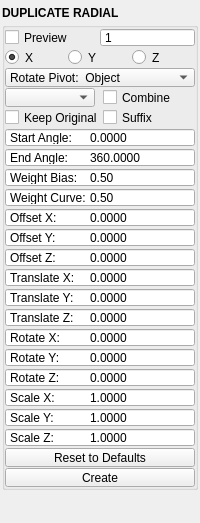
<?xml version="1.0" encoding="UTF-8"?>
<ui version="4.0">
 <class>QtUi</class>
 <widget class="QMainWindow" name="QtUi">
  <property name="geometry">
   <rect>
    <x>0</x>
    <y>0</y>
    <width>200</width>
    <height>523</height>
   </rect>
  </property>
  <property name="tabShape">
   <enum>QTabWidget::Triangular</enum>
  </property>
  <property name="dockNestingEnabled">
   <bool>true</bool>
  </property>
  <property name="dockOptions">
   <set>QMainWindow::AllowNestedDocks|QMainWindow::AllowTabbedDocks|QMainWindow::AnimatedDocks|QMainWindow::ForceTabbedDocks</set>
  </property>
  <property name="enabled" stdset="0">
   <bool>true</bool>
  </property>
  <property name="accessibleDescription">
   <string>Duplicate objects in a circle or arc around the object pivot or world origin.</string>
  </property>
  <widget class="QWidget" name="central_widget">
   <property name="minimumSize">
    <size>
     <width>200</width>
     <height>0</height>
    </size>
   </property>
   <property name="palette">
    <palette>
     <active>
      <colorrole role="Highlight">
       <brush brushstyle="SolidPattern">
        <color alpha="255">
         <red>168</red>
         <green>152</green>
         <blue>250</blue>
        </color>
       </brush>
      </colorrole>
     </active>
     <inactive>
      <colorrole role="Highlight">
       <brush brushstyle="SolidPattern">
        <color alpha="255">
         <red>168</red>
         <green>152</green>
         <blue>250</blue>
        </color>
       </brush>
      </colorrole>
     </inactive>
     <disabled>
      <colorrole role="Highlight">
       <brush brushstyle="SolidPattern">
        <color alpha="255">
         <red>168</red>
         <green>152</green>
         <blue>250</blue>
        </color>
       </brush>
      </colorrole>
     </disabled>
    </palette>
   </property>
   <layout class="QVBoxLayout" name="verticalLayout_2">
    <property name="leftMargin">
     <number>2</number>
    </property>
    <property name="topMargin">
     <number>2</number>
    </property>
    <property name="rightMargin">
     <number>2</number>
    </property>
    <property name="bottomMargin">
     <number>2</number>
    </property>
    <property name="spacing">
     <number>2</number>
    </property>
    <item>
     <layout class="QVBoxLayout" name="verticalLayout">
      <property name="spacing">
       <number>0</number>
      </property>
      <item>
       <widget class="Header" name="header">
        <property name="minimumSize">
         <size>
          <width>0</width>
          <height>19</height>
         </size>
        </property>
        <property name="maximumSize">
         <size>
          <width>16777215</width>
          <height>19</height>
         </size>
        </property>
        <property name="font">
         <font>
          <weight>75</weight>
          <bold>true</bold>
         </font>
        </property>
        <property name="text">
         <string>DUPLICATE RADIAL</string>
        </property>
       </widget>
      </item>
      <item>
       <widget class="QGroupBox" name="radialArray">
        <property name="sizePolicy">
         <sizepolicy hsizetype="Preferred" vsizetype="Fixed">
          <horstretch>0</horstretch>
          <verstretch>0</verstretch>
         </sizepolicy>
        </property>
        <property name="title">
         <string/>
        </property>
        <layout class="QGridLayout" name="gridLayout">
         <property name="leftMargin">
          <number>0</number>
         </property>
         <property name="topMargin">
          <number>0</number>
         </property>
         <property name="rightMargin">
          <number>0</number>
         </property>
         <property name="bottomMargin">
          <number>0</number>
         </property>
         <property name="horizontalSpacing">
          <number>0</number>
         </property>
         <property name="verticalSpacing">
          <number>1</number>
         </property>
         <item row="20" column="1" colspan="2">
          <widget class="DoubleSpinBox" name="s003">
           <property name="minimumSize">
            <size>
             <width>0</width>
             <height>19</height>
            </size>
           </property>
           <property name="maximumSize">
            <size>
             <width>16777215</width>
             <height>19</height>
            </size>
           </property>
           <property name="toolTip">
            <string>Duplicate: rotate X amount</string>
           </property>
           <property name="buttonSymbols">
            <enum>QAbstractSpinBox::NoButtons</enum>
           </property>
           <property name="prefix">
            <string>Rotate X:	</string>
           </property>
           <property name="decimals">
            <number>4</number>
           </property>
           <property name="minimum">
            <double>-9999999.000000000000000</double>
           </property>
           <property name="maximum">
            <double>9999999.000000000000000</double>
           </property>
           <property name="singleStep">
            <double>1.000000000000000</double>
           </property>
           <property name="value">
            <double>0.000000000000000</double>
           </property>
          </widget>
         </item>
         <item row="15" column="1" colspan="2">
          <widget class="DoubleSpinBox" name="s012">
           <property name="minimumSize">
            <size>
             <width>0</width>
             <height>19</height>
            </size>
           </property>
           <property name="maximumSize">
            <size>
             <width>16777215</width>
             <height>19</height>
            </size>
           </property>
           <property name="toolTip">
            <string>Duplicate: offset Z amount</string>
           </property>
           <property name="alignment">
            <set>Qt::AlignLeading|Qt::AlignLeft|Qt::AlignVCenter</set>
           </property>
           <property name="buttonSymbols">
            <enum>QAbstractSpinBox::NoButtons</enum>
           </property>
           <property name="prefix">
            <string>Offset Z:	</string>
           </property>
           <property name="decimals">
            <number>4</number>
           </property>
           <property name="minimum">
            <double>-9999999.000000000000000</double>
           </property>
           <property name="maximum">
            <double>9999999.000000000000000</double>
           </property>
           <property name="singleStep">
            <double>0.100000000000000</double>
           </property>
           <property name="value">
            <double>0.000000000000000</double>
           </property>
          </widget>
         </item>
         <item row="23" column="1" colspan="2">
          <widget class="DoubleSpinBox" name="s006">
           <property name="minimumSize">
            <size>
             <width>0</width>
             <height>19</height>
            </size>
           </property>
           <property name="maximumSize">
            <size>
             <width>16777215</width>
             <height>19</height>
            </size>
           </property>
           <property name="toolTip">
            <string>Duplicate: scale X amount</string>
           </property>
           <property name="buttonSymbols">
            <enum>QAbstractSpinBox::NoButtons</enum>
           </property>
           <property name="prefix">
            <string>Scale X:	</string>
           </property>
           <property name="decimals">
            <number>4</number>
           </property>
           <property name="minimum">
            <double>-9999999.000000000000000</double>
           </property>
           <property name="maximum">
            <double>9999999.000000000000000</double>
           </property>
           <property name="singleStep">
            <double>0.100000000000000</double>
           </property>
           <property name="value">
            <double>1.000000000000000</double>
           </property>
          </widget>
         </item>
         <item row="24" column="1" colspan="2">
          <widget class="DoubleSpinBox" name="s007">
           <property name="minimumSize">
            <size>
             <width>0</width>
             <height>19</height>
            </size>
           </property>
           <property name="maximumSize">
            <size>
             <width>16777215</width>
             <height>19</height>
            </size>
           </property>
           <property name="toolTip">
            <string>Duplicate: scale Y amount</string>
           </property>
           <property name="buttonSymbols">
            <enum>QAbstractSpinBox::NoButtons</enum>
           </property>
           <property name="prefix">
            <string>Scale Y:	</string>
           </property>
           <property name="decimals">
            <number>4</number>
           </property>
           <property name="minimum">
            <double>-9999999.000000000000000</double>
           </property>
           <property name="maximum">
            <double>9999999.000000000000000</double>
           </property>
           <property name="singleStep">
            <double>0.100000000000000</double>
           </property>
           <property name="value">
            <double>1.000000000000000</double>
           </property>
          </widget>
         </item>
         <item row="21" column="1" colspan="2">
          <widget class="DoubleSpinBox" name="s004">
           <property name="minimumSize">
            <size>
             <width>0</width>
             <height>19</height>
            </size>
           </property>
           <property name="maximumSize">
            <size>
             <width>16777215</width>
             <height>19</height>
            </size>
           </property>
           <property name="toolTip">
            <string>Duplicate: rotate Y amount</string>
           </property>
           <property name="buttonSymbols">
            <enum>QAbstractSpinBox::NoButtons</enum>
           </property>
           <property name="prefix">
            <string>Rotate Y:	</string>
           </property>
           <property name="decimals">
            <number>4</number>
           </property>
           <property name="minimum">
            <double>-9999999.000000000000000</double>
           </property>
           <property name="maximum">
            <double>9999999.000000000000000</double>
           </property>
           <property name="singleStep">
            <double>1.000000000000000</double>
           </property>
           <property name="value">
            <double>0.000000000000000</double>
           </property>
          </widget>
         </item>
         <item row="29" column="1" colspan="2">
          <widget class="DoubleSpinBox" name="s008">
           <property name="minimumSize">
            <size>
             <width>0</width>
             <height>19</height>
            </size>
           </property>
           <property name="maximumSize">
            <size>
             <width>16777215</width>
             <height>19</height>
            </size>
           </property>
           <property name="toolTip">
            <string>Duplicate: scale Z amount</string>
           </property>
           <property name="buttonSymbols">
            <enum>QAbstractSpinBox::NoButtons</enum>
           </property>
           <property name="prefix">
            <string>Scale Z:	</string>
           </property>
           <property name="decimals">
            <number>4</number>
           </property>
           <property name="minimum">
            <double>-9999999.000000000000000</double>
           </property>
           <property name="maximum">
            <double>9999999.000000000000000</double>
           </property>
           <property name="singleStep">
            <double>0.100000000000000</double>
           </property>
           <property name="value">
            <double>1.000000000000000</double>
           </property>
          </widget>
         </item>
         <item row="12" column="1" colspan="2">
          <widget class="DoubleSpinBox" name="s016">
           <property name="minimumSize">
            <size>
             <width>0</width>
             <height>19</height>
            </size>
           </property>
           <property name="maximumSize">
            <size>
             <width>16777215</width>
             <height>19</height>
            </size>
           </property>
           <property name="toolTip">
            <string/>
           </property>
           <property name="buttonSymbols">
            <enum>QAbstractSpinBox::NoButtons</enum>
           </property>
           <property name="prefix">
            <string>Weight Curve:	</string>
           </property>
           <property name="decimals">
            <number>2</number>
           </property>
           <property name="minimum">
            <double>0.000000000000000</double>
           </property>
           <property name="maximum">
            <double>1.000000000000000</double>
           </property>
           <property name="singleStep">
            <double>0.010000000000000</double>
           </property>
           <property name="value">
            <double>0.500000000000000</double>
           </property>
          </widget>
         </item>
         <item row="1" column="1" colspan="2">
          <layout class="QHBoxLayout" name="horizontalLayout_2">
           <property name="spacing">
            <number>0</number>
           </property>
           <item>
            <widget class="QCheckBox" name="chk000">
             <property name="minimumSize">
              <size>
               <width>0</width>
               <height>19</height>
              </size>
             </property>
             <property name="maximumSize">
              <size>
               <width>999</width>
               <height>19</height>
              </size>
             </property>
             <property name="toolTip">
              <string>Start the duplicate preview using any selected mesh objects.</string>
             </property>
             <property name="text">
              <string>Preview</string>
             </property>
             <property name="iconSize">
              <size>
               <width>18</width>
               <height>18</height>
              </size>
             </property>
             <property name="checkable">
              <bool>true</bool>
             </property>
            </widget>
           </item>
           <item>
            <widget class="QSpinBox" name="s009">
             <property name="minimumSize">
              <size>
               <width>0</width>
               <height>19</height>
              </size>
             </property>
             <property name="maximumSize">
              <size>
               <width>16777215</width>
               <height>19</height>
              </size>
             </property>
             <property name="toolTip">
              <string>Duplicate: number of copies</string>
             </property>
             <property name="buttonSymbols">
              <enum>QAbstractSpinBox::NoButtons</enum>
             </property>
             <property name="minimum">
              <number>1</number>
             </property>
             <property name="maximum">
              <number>999</number>
             </property>
             <property name="value">
              <number>1</number>
             </property>
            </widget>
           </item>
          </layout>
         </item>
         <item row="10" column="1" colspan="2">
          <widget class="DoubleSpinBox" name="s014">
           <property name="minimumSize">
            <size>
             <width>0</width>
             <height>19</height>
            </size>
           </property>
           <property name="maximumSize">
            <size>
             <width>999</width>
             <height>19</height>
            </size>
           </property>
           <property name="toolTip">
            <string>Duplicate: end angle</string>
           </property>
           <property name="buttonSymbols">
            <enum>QAbstractSpinBox::NoButtons</enum>
           </property>
           <property name="prefix">
            <string>End Angle:	</string>
           </property>
           <property name="decimals">
            <number>4</number>
           </property>
           <property name="minimum">
            <double>-9999.000000000000000</double>
           </property>
           <property name="maximum">
            <double>360.000000000000000</double>
           </property>
           <property name="value">
            <double>360.000000000000000</double>
           </property>
          </widget>
         </item>
         <item row="14" column="1" colspan="2">
          <widget class="DoubleSpinBox" name="s011">
           <property name="minimumSize">
            <size>
             <width>0</width>
             <height>19</height>
            </size>
           </property>
           <property name="maximumSize">
            <size>
             <width>16777215</width>
             <height>19</height>
            </size>
           </property>
           <property name="toolTip">
            <string>Duplicate: offset Y amount</string>
           </property>
           <property name="buttonSymbols">
            <enum>QAbstractSpinBox::NoButtons</enum>
           </property>
           <property name="prefix">
            <string>Offset Y:	</string>
           </property>
           <property name="decimals">
            <number>4</number>
           </property>
           <property name="minimum">
            <double>-9999999.000000000000000</double>
           </property>
           <property name="maximum">
            <double>9999999.000000000000000</double>
           </property>
           <property name="singleStep">
            <double>0.100000000000000</double>
           </property>
           <property name="value">
            <double>0.000000000000000</double>
           </property>
          </widget>
         </item>
         <item row="13" column="1" colspan="2">
          <widget class="DoubleSpinBox" name="s010">
           <property name="minimumSize">
            <size>
             <width>0</width>
             <height>19</height>
            </size>
           </property>
           <property name="maximumSize">
            <size>
             <width>16777215</width>
             <height>19</height>
            </size>
           </property>
           <property name="toolTip">
            <string>Duplicate: offset X amount</string>
           </property>
           <property name="buttonSymbols">
            <enum>QAbstractSpinBox::NoButtons</enum>
           </property>
           <property name="prefix">
            <string>Offset X:	</string>
           </property>
           <property name="decimals">
            <number>4</number>
           </property>
           <property name="minimum">
            <double>-9999999.000000000000000</double>
           </property>
           <property name="maximum">
            <double>9999999.000000000000000</double>
           </property>
           <property name="singleStep">
            <double>0.100000000000000</double>
           </property>
           <property name="value">
            <double>0.000000000000000</double>
           </property>
          </widget>
         </item>
         <item row="7" column="1">
          <widget class="QCheckBox" name="chk006">
           <property name="minimumSize">
            <size>
             <width>0</width>
             <height>19</height>
            </size>
           </property>
           <property name="maximumSize">
            <size>
             <width>999</width>
             <height>19</height>
            </size>
           </property>
           <property name="toolTip">
            <string>Whether to keep the original object.</string>
           </property>
           <property name="text">
            <string>Keep Original</string>
           </property>
           <property name="iconSize">
            <size>
             <width>18</width>
             <height>18</height>
            </size>
           </property>
           <property name="checkable">
            <bool>true</bool>
           </property>
          </widget>
         </item>
         <item row="6" column="2">
          <widget class="QCheckBox" name="chk007">
           <property name="minimumSize">
            <size>
             <width>0</width>
             <height>19</height>
            </size>
           </property>
           <property name="maximumSize">
            <size>
             <width>999</width>
             <height>19</height>
            </size>
           </property>
           <property name="toolTip">
            <string>Whether to combine the duplicates into a single object.</string>
           </property>
           <property name="text">
            <string>Combine</string>
           </property>
           <property name="iconSize">
            <size>
             <width>18</width>
             <height>18</height>
            </size>
           </property>
           <property name="checkable">
            <bool>true</bool>
           </property>
          </widget>
         </item>
         <item row="7" column="2">
          <widget class="QCheckBox" name="chk008">
           <property name="minimumSize">
            <size>
             <width>0</width>
             <height>19</height>
            </size>
           </property>
           <property name="maximumSize">
            <size>
             <width>999</width>
             <height>19</height>
            </size>
           </property>
           <property name="toolTip">
            <string>Whether to append a suffix to the names of the duplicates.</string>
           </property>
           <property name="text">
            <string>Suffix</string>
           </property>
           <property name="iconSize">
            <size>
             <width>18</width>
             <height>18</height>
            </size>
           </property>
           <property name="checkable">
            <bool>true</bool>
           </property>
          </widget>
         </item>
         <item row="6" column="1">
          <widget class="ComboBox" name="cmb_inst">
           <property name="minimumSize">
            <size>
             <width>0</width>
             <height>19</height>
            </size>
           </property>
           <property name="maximumSize">
            <size>
             <width>90</width>
             <height>19</height>
            </size>
           </property>
           <property name="toolTip">
            <string>Whether the duplicates are independent copies or instances (shared shape).</string>
           </property>
          </widget>
         </item>
         <item row="31" column="1" colspan="2">
          <layout class="QHBoxLayout" name="horizontalLayout_3">
           <property name="spacing">
            <number>0</number>
           </property>
           <item>
            <widget class="QPushButton" name="b000">
             <property name="enabled">
              <bool>false</bool>
             </property>
             <property name="minimumSize">
              <size>
               <width>0</width>
               <height>19</height>
              </size>
             </property>
             <property name="maximumSize">
              <size>
               <width>999</width>
               <height>19</height>
              </size>
             </property>
             <property name="toolTip">
              <string>Finish the duplicate operation.</string>
             </property>
             <property name="layoutDirection">
              <enum>Qt::RightToLeft</enum>
             </property>
             <property name="text">
              <string>Create</string>
             </property>
             <property name="autoDefault">
              <bool>false</bool>
             </property>
             <property name="default">
              <bool>false</bool>
             </property>
             <property name="flat">
              <bool>false</bool>
             </property>
             <property name="enabled" stdset="0">
              <bool>true</bool>
             </property>
            </widget>
           </item>
          </layout>
         </item>
         <item row="11" column="1" colspan="2">
          <widget class="DoubleSpinBox" name="s015">
           <property name="minimumSize">
            <size>
             <width>0</width>
             <height>19</height>
            </size>
           </property>
           <property name="maximumSize">
            <size>
             <width>16777215</width>
             <height>19</height>
            </size>
           </property>
           <property name="toolTip">
            <string/>
           </property>
           <property name="buttonSymbols">
            <enum>QAbstractSpinBox::NoButtons</enum>
           </property>
           <property name="prefix">
            <string>Weight Bias:	</string>
           </property>
           <property name="decimals">
            <number>2</number>
           </property>
           <property name="minimum">
            <double>0.000000000000000</double>
           </property>
           <property name="maximum">
            <double>1.000000000000000</double>
           </property>
           <property name="singleStep">
            <double>0.010000000000000</double>
           </property>
           <property name="value">
            <double>0.500000000000000</double>
           </property>
          </widget>
         </item>
         <item row="22" column="1" colspan="2">
          <widget class="DoubleSpinBox" name="s005">
           <property name="minimumSize">
            <size>
             <width>0</width>
             <height>19</height>
            </size>
           </property>
           <property name="maximumSize">
            <size>
             <width>16777215</width>
             <height>19</height>
            </size>
           </property>
           <property name="toolTip">
            <string>Duplicate: rotate Z amount</string>
           </property>
           <property name="buttonSymbols">
            <enum>QAbstractSpinBox::NoButtons</enum>
           </property>
           <property name="prefix">
            <string>Rotate Z:	</string>
           </property>
           <property name="decimals">
            <number>4</number>
           </property>
           <property name="minimum">
            <double>-9999999.000000000000000</double>
           </property>
           <property name="maximum">
            <double>9999999.000000000000000</double>
           </property>
           <property name="singleStep">
            <double>1.000000000000000</double>
           </property>
           <property name="value">
            <double>0.000000000000000</double>
           </property>
          </widget>
         </item>
         <item row="17" column="1" colspan="2">
          <widget class="DoubleSpinBox" name="s001">
           <property name="minimumSize">
            <size>
             <width>0</width>
             <height>19</height>
            </size>
           </property>
           <property name="maximumSize">
            <size>
             <width>16777215</width>
             <height>19</height>
            </size>
           </property>
           <property name="toolTip">
            <string>Duplicate: transform Y amount</string>
           </property>
           <property name="buttonSymbols">
            <enum>QAbstractSpinBox::NoButtons</enum>
           </property>
           <property name="prefix">
            <string>Translate Y:	</string>
           </property>
           <property name="decimals">
            <number>4</number>
           </property>
           <property name="minimum">
            <double>-9999999.000000000000000</double>
           </property>
           <property name="maximum">
            <double>9999999.000000000000000</double>
           </property>
           <property name="singleStep">
            <double>1.000000000000000</double>
           </property>
           <property name="value">
            <double>0.000000000000000</double>
           </property>
          </widget>
         </item>
         <item row="16" column="1" colspan="2">
          <widget class="DoubleSpinBox" name="s000">
           <property name="minimumSize">
            <size>
             <width>0</width>
             <height>19</height>
            </size>
           </property>
           <property name="maximumSize">
            <size>
             <width>16777215</width>
             <height>19</height>
            </size>
           </property>
           <property name="toolTip">
            <string>Duplicate: transform X amount</string>
           </property>
           <property name="buttonSymbols">
            <enum>QAbstractSpinBox::NoButtons</enum>
           </property>
           <property name="prefix">
            <string>Translate X:	</string>
           </property>
           <property name="decimals">
            <number>4</number>
           </property>
           <property name="minimum">
            <double>-9999999.000000000000000</double>
           </property>
           <property name="maximum">
            <double>9999999.000000000000000</double>
           </property>
           <property name="singleStep">
            <double>1.000000000000000</double>
           </property>
           <property name="value">
            <double>0.000000000000000</double>
           </property>
          </widget>
         </item>
         <item row="18" column="1" colspan="2">
          <widget class="DoubleSpinBox" name="s002">
           <property name="minimumSize">
            <size>
             <width>0</width>
             <height>19</height>
            </size>
           </property>
           <property name="maximumSize">
            <size>
             <width>16777215</width>
             <height>19</height>
            </size>
           </property>
           <property name="toolTip">
            <string>Duplicate: transform Z amount</string>
           </property>
           <property name="buttonSymbols">
            <enum>QAbstractSpinBox::NoButtons</enum>
           </property>
           <property name="prefix">
            <string>Translate Z:	</string>
           </property>
           <property name="decimals">
            <number>4</number>
           </property>
           <property name="minimum">
            <double>-9999999.000000000000000</double>
           </property>
           <property name="maximum">
            <double>9999999.000000000000000</double>
           </property>
           <property name="singleStep">
            <double>1.000000000000000</double>
           </property>
           <property name="value">
            <double>0.000000000000000</double>
           </property>
          </widget>
         </item>
         <item row="9" column="1" colspan="2">
          <widget class="DoubleSpinBox" name="s013">
           <property name="minimumSize">
            <size>
             <width>0</width>
             <height>19</height>
            </size>
           </property>
           <property name="maximumSize">
            <size>
             <width>999</width>
             <height>19</height>
            </size>
           </property>
           <property name="toolTip">
            <string>Duplicate: start angle</string>
           </property>
           <property name="buttonSymbols">
            <enum>QAbstractSpinBox::NoButtons</enum>
           </property>
           <property name="prefix">
            <string>Start Angle:	</string>
           </property>
           <property name="decimals">
            <number>4</number>
           </property>
           <property name="minimum">
            <double>-9999.000000000000000</double>
           </property>
           <property name="maximum">
            <double>360.000000000000000</double>
           </property>
           <property name="value">
            <double>0.000000000000000</double>
           </property>
          </widget>
         </item>
         <item row="2" column="1" colspan="2">
          <layout class="QHBoxLayout" name="horizontalLayout">
           <property name="spacing">
            <number>0</number>
           </property>
           <item>
            <widget class="QRadioButton" name="chk002">
             <property name="minimumSize">
              <size>
               <width>36</width>
               <height>19</height>
              </size>
             </property>
             <property name="maximumSize">
              <size>
               <width>999</width>
               <height>19</height>
              </size>
             </property>
             <property name="toolTip">
              <string>Duplicate: rotate axis X</string>
             </property>
             <property name="text">
              <string>X</string>
             </property>
             <property name="iconSize">
              <size>
               <width>18</width>
               <height>18</height>
              </size>
             </property>
             <property name="checkable">
              <bool>true</bool>
             </property>
             <property name="checked">
              <bool>true</bool>
             </property>
            </widget>
           </item>
           <item>
            <widget class="QRadioButton" name="chk003">
             <property name="minimumSize">
              <size>
               <width>36</width>
               <height>19</height>
              </size>
             </property>
             <property name="maximumSize">
              <size>
               <width>999</width>
               <height>19</height>
              </size>
             </property>
             <property name="toolTip">
              <string>Duplicate: rotate axis Y</string>
             </property>
             <property name="text">
              <string>Y</string>
             </property>
             <property name="iconSize">
              <size>
               <width>18</width>
               <height>18</height>
              </size>
             </property>
             <property name="checkable">
              <bool>true</bool>
             </property>
             <property name="checked">
              <bool>false</bool>
             </property>
            </widget>
           </item>
           <item>
            <widget class="QRadioButton" name="chk004">
             <property name="minimumSize">
              <size>
               <width>36</width>
               <height>19</height>
              </size>
             </property>
             <property name="maximumSize">
              <size>
               <width>999</width>
               <height>19</height>
              </size>
             </property>
             <property name="toolTip">
              <string>Duplicate: rotate axis Z</string>
             </property>
             <property name="text">
              <string>Z</string>
             </property>
             <property name="iconSize">
              <size>
               <width>18</width>
               <height>18</height>
              </size>
             </property>
             <property name="checkable">
              <bool>true</bool>
             </property>
             <property name="checked">
              <bool>false</bool>
             </property>
            </widget>
           </item>
          </layout>
         </item>
         <item row="3" column="1" colspan="2">
          <widget class="ComboBox" name="cmb000">
           <property name="minimumSize">
            <size>
             <width>0</width>
             <height>19</height>
            </size>
           </property>
           <property name="maximumSize">
            <size>
             <width>16777215</width>
             <height>19</height>
            </size>
           </property>
           <property name="toolTip">
            <string>Rotate around the object's pivot, or world origin.</string>
           </property>
           <property name="maxVisibleItems">
            <number>40</number>
           </property>
           <property name="maxCount">
            <number>500</number>
           </property>
           <property name="sizeAdjustPolicy">
            <enum>QComboBox::AdjustToContents</enum>
           </property>
           <property name="frame">
            <bool>true</bool>
           </property>
           <item>
            <property name="text">
             <string>Rotate Pivot:  Object</string>
            </property>
           </item>
           <item>
            <property name="text">
             <string>Rotate Pivot:  World</string>
            </property>
           </item>
          </widget>
         </item>
         <item row="30" column="1" colspan="2">
          <widget class="QPushButton" name="b001">
           <property name="minimumSize">
            <size>
             <width>0</width>
             <height>19</height>
            </size>
           </property>
           <property name="maximumSize">
            <size>
             <width>16777215</width>
             <height>19</height>
            </size>
           </property>
           <property name="text">
            <string>Reset to Defaults</string>
           </property>
           <property name="iconSize">
            <size>
             <width>18</width>
             <height>18</height>
            </size>
           </property>
           <property name="checkable">
            <bool>false</bool>
           </property>
           <property name="checked">
            <bool>false</bool>
           </property>
          </widget>
         </item>
        </layout>
       </widget>
      </item>
      <item>
       <spacer name="verticalSpacer">
        <property name="orientation">
         <enum>Qt::Vertical</enum>
        </property>
        <property name="sizeType">
         <enum>QSizePolicy::Fixed</enum>
        </property>
        <property name="sizeHint" stdset="0">
         <size>
          <width>0</width>
          <height>10</height>
         </size>
        </property>
       </spacer>
      </item>
      <item>
       <widget class="Footer" name="footer" native="true">
        <property name="minimumSize">
         <size>
          <width>0</width>
          <height>19</height>
         </size>
        </property>
        <property name="maximumSize">
         <size>
          <width>16777215</width>
          <height>19</height>
         </size>
        </property>
       </widget>
      </item>
     </layout>
    </item>
   </layout>
  </widget>
 </widget>
 <customwidgets>
  <customwidget>
   <class>Footer</class>
   <extends>QWidget</extends>
   <header>uitk.widgets.footer</header>
  </customwidget>
  <customwidget>
   <class>Header</class>
   <extends>QLabel</extends>
   <header>uitk.widgets.header.Header.h</header>
  </customwidget>
  <customwidget>
   <class>DoubleSpinBox</class>
   <extends>QDoubleSpinBox</extends>
   <header>widgets.doublespinbox.h</header>
  </customwidget>
  <customwidget>
   <class>ComboBox</class>
   <extends>QComboBox</extends>
   <header>uitk.widgets.comboBox.ComboBox.h</header>
  </customwidget>
 </customwidgets>
 <resources/>
 <connections/>
 <designerdata>
  <property name="gridDeltaX">
   <number>5</number>
  </property>
  <property name="gridDeltaY">
   <number>5</number>
  </property>
  <property name="gridSnapX">
   <bool>true</bool>
  </property>
  <property name="gridSnapY">
   <bool>true</bool>
  </property>
  <property name="gridVisible">
   <bool>true</bool>
  </property>
 </designerdata>
</ui>
